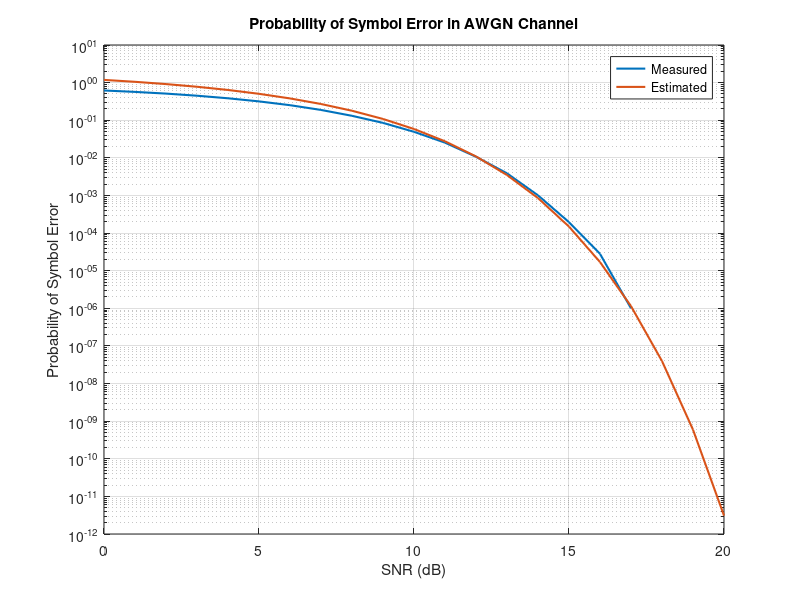

Here is the MATLAB script that generated this plot:
% Number of samples to generate
N = 1e6;

% Range of SNR to sweep
SNR_dB = 0:20;

% Allocate empty array for symbol error probabilities
pError = zeros(size(SNR_dB));

% Create random transmitted symbols
% Constellation point at origin occurs with probability of 0.5
% All other constellation points occur with probability of 0.5/8
txSymbols = randi([0 16], N, 1);
txSymbols(txSymbols>=8) = 8;
txSignal = exp(1i*2*pi*txSymbols/8).*(txSymbols<8);

% Normalize the signal so it has an average energy of 1
avgPwr = mean(abs(txSignal).^2);
txSignal = txSignal/sqrt(avgPwr);

% Loop for each SNR
for i = 1:length(SNR_dB)

    % Pass signal through AWGN channel
    rxSignal = awgn(txSignal, SNR_dB(i));
%     noise = 10^(-SNR_dB(i)/20)*complex(randn(size(txSignal)),randn(size(txSignal)))/sqrt(2);
%     rxSignal = txSignal + noise;
    
    % Demodulate symbol
    % Assume optimal decision threshold is 0.5
    % Should be true for high SNR
    r = 0.5;
    isZero = (abs(rxSignal) < r);

    % Demodulate symbols
    rxSymbols = mod(round(angle(rxSignal)*8/(2*pi)),8);
    rxSymbols(isZero) = 8;

    % Determine the probability of error
    pError(i) = mean(txSymbols ~= rxSymbols);
end

% Plot the results
figure(1)
clf;
semilogy(SNR_dB, pError,'LineWidth',1.5)
xlabel('SNR (dB)')
ylabel('Probability of Symbol Error')
title('Probability of Symbol Error in AWGN Channel')

% Estimate probability of symbol error
Q = @(x)normcdf(-x);
p = 10.^(SNR_dB/10);
pErrorEst = 4*Q(sqrt(p/2)) + Q(2*sqrt(p)*sin(pi/8));%0.5*exp(-p/4) + Q(2*sqrt(p)*sin(pi/8));

% Plot estimate
hold on;
semilogy(SNR_dB, pErrorEst,'LineWidth',1.5);
grid on;

% Add legend
legend('Measured','Estimated');